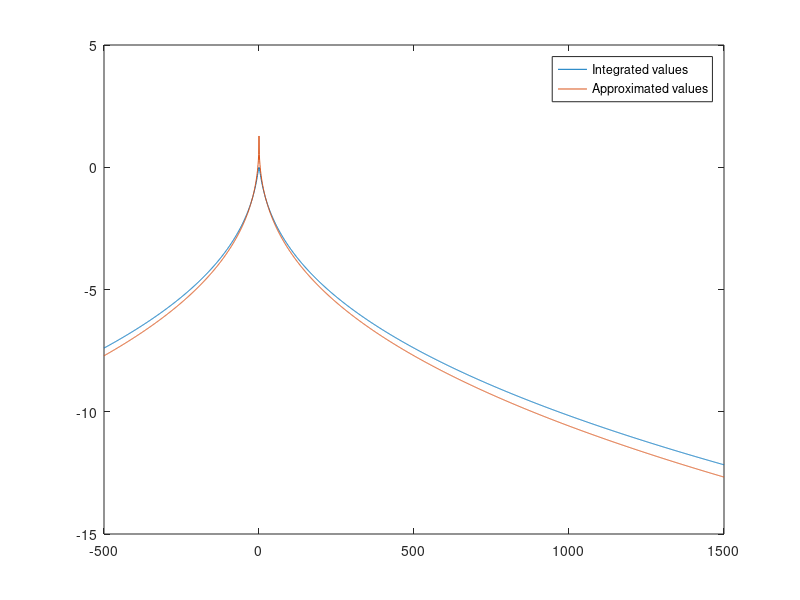

This figure's MATLAB source:
clear all, close all, clc

%%
% parameters
alpha = 0.4; b = 0.1; beta_p = 2.5; beta_n = 3.5; c_p = 0.5; c_n = 1; gamma_c = 0;
% an strip
p_n = -beta_p;
p_p = beta_n;
dt = 1/12;
a = 0.5*max(-p_n, p_p);

zs = linspace(beta_n, beta_n*exp(b*dt));
us = -500:1:1500;

%% exact int

integrand_pos = @(z, u) ((z+a-1i.*u).^alpha)./(z.^(alpha+1));
integrand_neg = @(z, u) ((z-a+1i.*u).^alpha)./(z.^(alpha+1));
values_int_pos = zeros(size(zs));
values_int_neg = zeros(size(zs));
for i=1:numel(us)
    values_int_pos(i) = trapz(zs, integrand_pos(zs, us(i)));
    values_int_neg(i) = trapz(zs, integrand_neg(zs, us(i)));
end

values = 1i.*(us+1i.*a).*(1-exp(-b*dt))*gamma_c + ...
    c_p.*beta_p.*gamma(-alpha)./b.*(values_int_pos-b*dt+alpha./beta_p.*1i.*(us+1i.*a).*(1-exp(-b*dt))) + ...
    c_n.*beta_n.*gamma(-alpha)./b.*(values_int_neg-b*dt-alpha./beta_p.*1i.*(us+1i.*a).*(1-exp(-b*dt)));

%% approx value

approx_int_pos = cos(alpha.*pi/2).*(1-exp(-alpha.*b.*dt))./(alpha.*beta_p.^alpha).*abs(us).^alpha;
approx_int_neg = cos(alpha.*pi/2).*(1-exp(-alpha.*b.*dt))./(alpha.*beta_n.^alpha).*abs(us).^alpha;

values_approx = 1i.*(us+1i.*a).*(1-exp(-b*dt))*gamma_c + ...
    c_p.*beta_p.*gamma(-alpha)./b.*(approx_int_pos-b*dt+alpha./beta_p.*1i.*(us+1i.*a).*(1-exp(-b*dt))) + ...
    c_n.*beta_n.*gamma(-alpha)./b.*(approx_int_neg-b*dt-alpha./beta_p.*1i.*(us+1i.*a).*(1-exp(-b*dt)));
%%
plot(us, real(values))
hold on
plot(us, real(values_approx))
legend('Integrated values', 'Approximated values')
